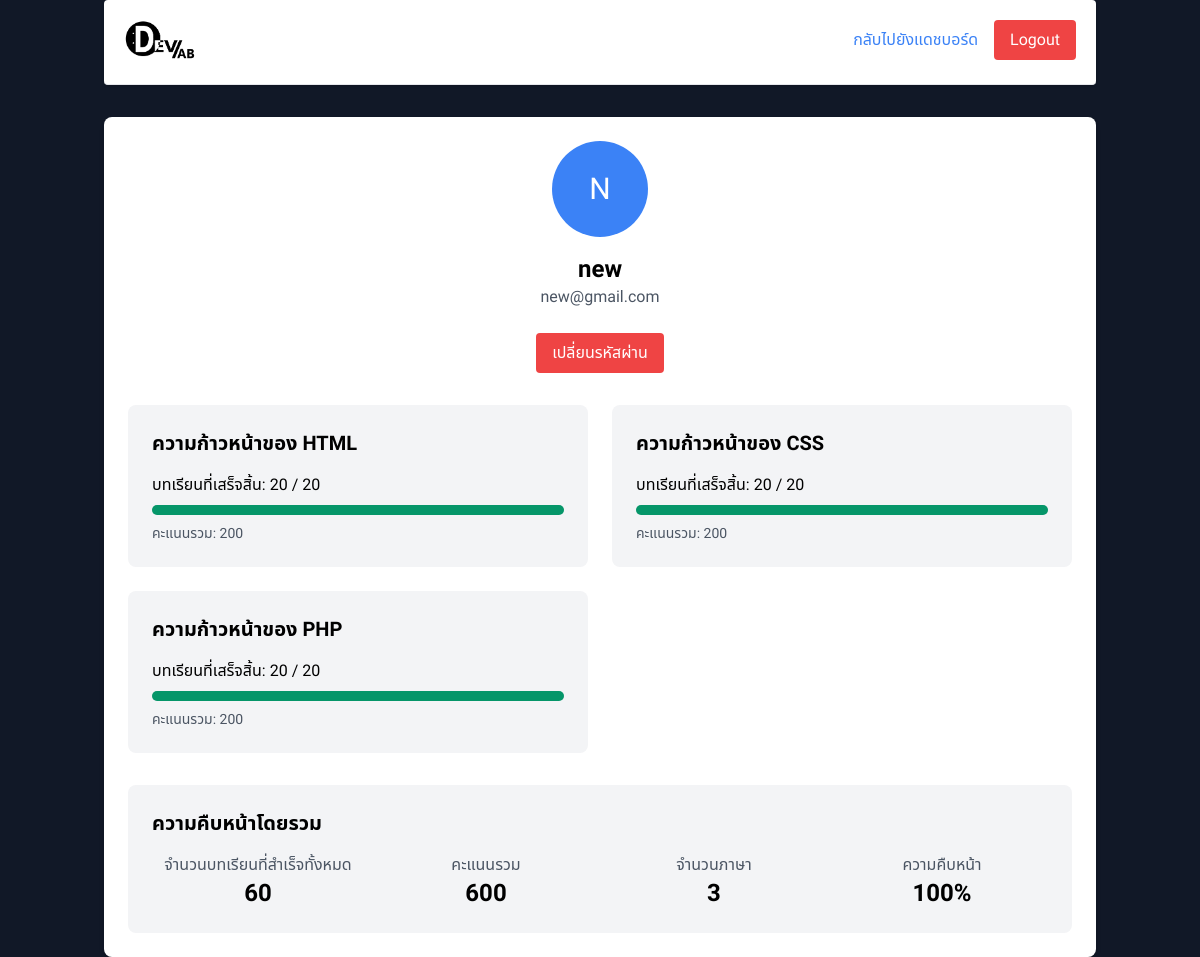
Page /profile.php (signed in) on the committed database.
### tables this page shows
CREATE TABLE `users` (
  `id` int(11) NOT NULL,
  `username` varchar(50) NOT NULL,
  `password` varchar(255) NOT NULL,
  `email` varchar(100) NOT NULL,
  `created_at` timestamp NOT NULL DEFAULT current_timestamp(),
  `remember_token` varchar(64) DEFAULT NULL
);

### profile.php (the view, shortened to what this page needs)
<?php
require_once 'config.php';
$stmt = $pdo->prepare("SELECT username, email FROM users WHERE id = ?");
$stmt->execute([$_SESSION['user_id']]);
$user = $stmt->fetch();
$htmlLessonsStmt = $pdo->prepare("
    SELECT COUNT(*) as completed_count
    FROM progress
    WHERE user_id = ? AND language = 'html' AND completed = 1
");
$htmlLessonsStmt->execute([$_SESSION['user_id']]);
$htmlLessons = $htmlLessonsStmt->fetch();
$cssLessonsStmt = $pdo->prepare("
    SELECT COUNT(*) as completed_count
    FROM progress
    WHERE user_id = ? AND language = 'css' AND completed = 1
");
$cssLessonsStmt->execute([$_SESSION['user_id']]);
$cssLessons = $cssLessonsStmt->fetch();
$phpLessonsStmt = $pdo->prepare("
    SELECT COUNT(*) as completed_count
    FROM progress
    WHERE user_id = ? AND language = 'php' AND completed = 1
");
$phpLessonsStmt->execute([$_SESSION['user_id']]);
$phpLessons = $phpLessonsStmt->fetch();
$scoresStmt = $pdo->prepare("
    SELECT language, SUM(score) as total_score
    FROM progress
    WHERE user_id = ?
    GROUP BY language
");
$scoresStmt->execute([$_SESSION['user_id']]);
$scores = [];
while ($row = $scoresStmt->fetch()) {
    $scores[$row['language']] = $row['total_score'];
}
?>
<!DOCTYPE html>
<html>
<head>
    <link href="https://cdn.jsdelivr.net/npm/tailwindcss@2.2.19/dist/tailwind.min.css" rel="stylesheet">
</head>
<body class="bg-gray-900">
    <div class="container mx-auto px-4">
        <div class="flex justify-between items-center mb-8 pb-6 border-b bg-white shadow p-5 mb-5 rounded">
            <div class="flex items-center">
            <a href="dashboard.php">
                <img src="img/devlab.png" alt="DevLab Logo" class="h-10 mr-4">
            </a>
            </div>
            <div class="flex items-center gap-4">
                <a href="dashboard.php" class="text-blue-500 hover:text-blue-700">กลับไปยังแดชบอร์ด</a>
                <a href="logout.php" class="bg-red-500 text-white px-4 py-2 rounded hover:bg-red-600">Logout</a>
            </div>
        </div>
        <div class="bg-white rounded-lg shadow-md p-6 mx-auto">
            <div class="text-center mb-6">
                <div class="w-24 h-24 bg-blue-500 rounded-full mx-auto mb-4 flex items-center justify-center">
                    <span class="text-3xl text-white uppercase"><?php echo substr($user['username'], 0, 1); ?></span>
                </div>
                <h1 class="text-2xl font-bold"><?php echo htmlspecialchars($user['username']); ?></h1>
                <p class="text-gray-600"><?php echo htmlspecialchars($user['email']); ?></p>
            </div>
            <div class="mt-4 flex justify-center">
            <a href="change_password.php" class="bg-red-500 text-white px-4 py-2 rounded hover:bg-red-600">เปลี่ยนรหัสผ่าน</a>
        </div>
            <div class="grid grid-cols-2 md:grid-cols-2 gap-6 mt-8">
                <div class="bg-gray-100 p-6 rounded-lg">
                    <h2 class="text-xl font-semibold mb-4">ความก้าวหน้าของ HTML</h2>
                    <div class="space-y-2">
                        <p>บทเรียนที่เสร็จสิ้น: <?php echo $htmlLessons['completed_count']; ?> / 20</p>
                        <div class="w-full bg-gray-200 rounded-full h-2.5">
                            <div class="bg-green-600 h-2.5 rounded-full"
                                 style="width: <?php echo ($htmlLessons['completed_count'] / 20 * 100); ?>%"></div>
                        </div>
                        <p class="text-sm text-gray-600">คะแนนรวม: <?php echo isset($scores['html']) ? $scores['html'] : 0; ?></p>
                    </div>
                </div>
                <div class="bg-gray-100 p-6 rounded-lg">
                    <h2 class="text-xl font-semibold mb-4">ความก้าวหน้าของ CSS</h2>
                    <div class="space-y-2">
                        <p>บทเรียนที่เสร็จสิ้น: <?php echo $cssLessons['completed_count']; ?> / 20</p>
                        <div class="w-full bg-gray-200 rounded-full h-2.5">
                            <div class="bg-green-600 h-2.5 rounded-full"
                                 style="width: <?php echo ($cssLessons['completed_count'] / 20 * 100); ?>%"></div>
                        </div>
                        <p class="text-sm text-gray-600">คะแนนรวม: <?php echo isset($scores['css']) ? $scores['css'] : 0; ?></p>
                    </div>
                </div>
                <div class="bg-gray-100 p-6 rounded-lg">
                    <h2 class="text-xl font-semibold mb-4">ความก้าวหน้าของ PHP</h2>
                    <div class="space-y-2">
                        <p>บทเรียนที่เสร็จสิ้น: <?php echo isset($phpLessons['completed_count']) ? $phpLessons['completed_count'] : 0; ?> / 20</p>
                        <div class="w-full bg-gray-200 rounded-full h-2.5">
                            <div class="bg-green-600 h-2.5 rounded-full"
                                 style="width: <?php echo isset($phpLessons['completed_count']) ? ($phpLessons['completed_count'] / 20 * 100) : 0; ?>%"></div>
                        </div>
                        <p class="text-sm text-gray-600">คะแนนรวม: <?php echo isset($scores['php']) ? $scores['php'] : 0; ?></p>
                    </div>
                </div>
            </div>
            <div class="mt-8 p-6 bg-gray-100 rounded-lg">
                <h2 class="text-xl font-semibold mb-4">ความคืบหน้าโดยรวม</h2>
                <div class="grid grid-cols-2 md:grid-cols-4 gap-4">
                    <div class="text-center">
                        <p class="text-gray-600">จำนวนบทเรียนที่สำเร็จทั้งหมด</p>
                        <p class="text-2xl font-bold"><?php echo $htmlLessons['completed_count'] + $cssLessons['completed_count'] + $phpLessons['completed_count']; ?></p>
                    </div>
                    <div class="text-center">
                        <p class="text-gray-600">คะแนนรวม</p>
                        <p class="text-2xl font-bold"><?php echo array_sum($scores); ?></p>
                    </div>
                    <div class="text-center">
                        <p class="text-gray-600">จำนวนภาษา</p>
                        <p class="text-2xl font-bold">3</p>
                    </div>
                    <div class="text-center">
                        <p class="text-gray-600">ความคืบหน้า</p>
                        <p class="text-2xl font-bold"><?php echo round((($htmlLessons['completed_count'] + $cssLessons['completed_count']+ $phpLessons['completed_count']) / 60) * 100); ?>%</p>
                    </div>
                </div>
            </div>
        </div>
    </div>
</body>
</html>

### profile.php (style rules this page uses)
:root { --font-thai: 'IBM Plex Sans Thai', 'Noto Sans Thai', sans-serif; --font-english: 'IBM Plex Sans', 'Noto Sans', sans-serif; }
body { font-family: var(--font-thai); }

### rows in the picture
users: username "N", username "new", email "new@gmail.com"

### other values in the picture
$htmlLessons['completed_count'] "20"
$scores['html'] "200"
$cssLessons['completed_count'] "20"
$scores['css'] "200"
$phpLessons['completed_count'] "20"
$scores['php'] "200"
array_sum($scores) "600"
